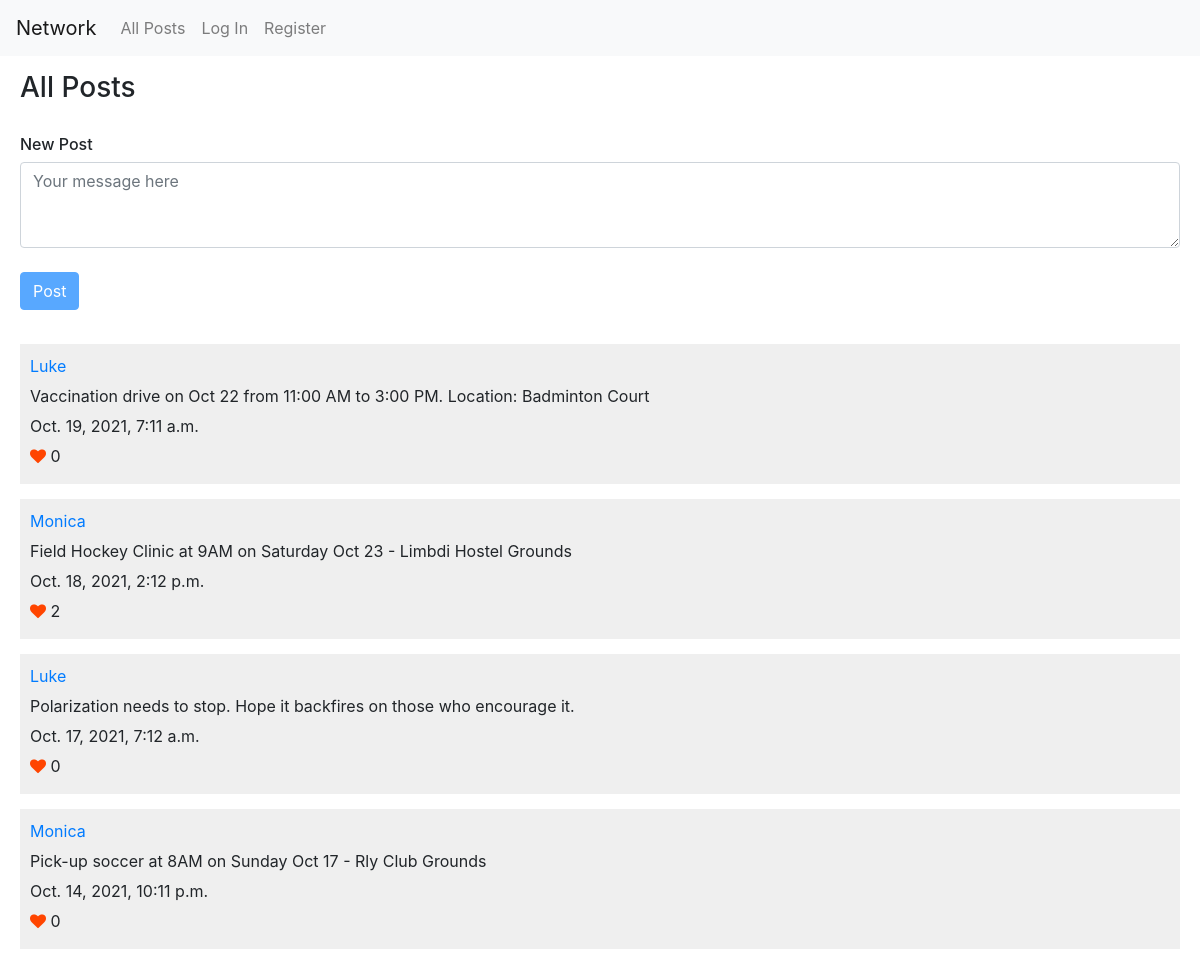
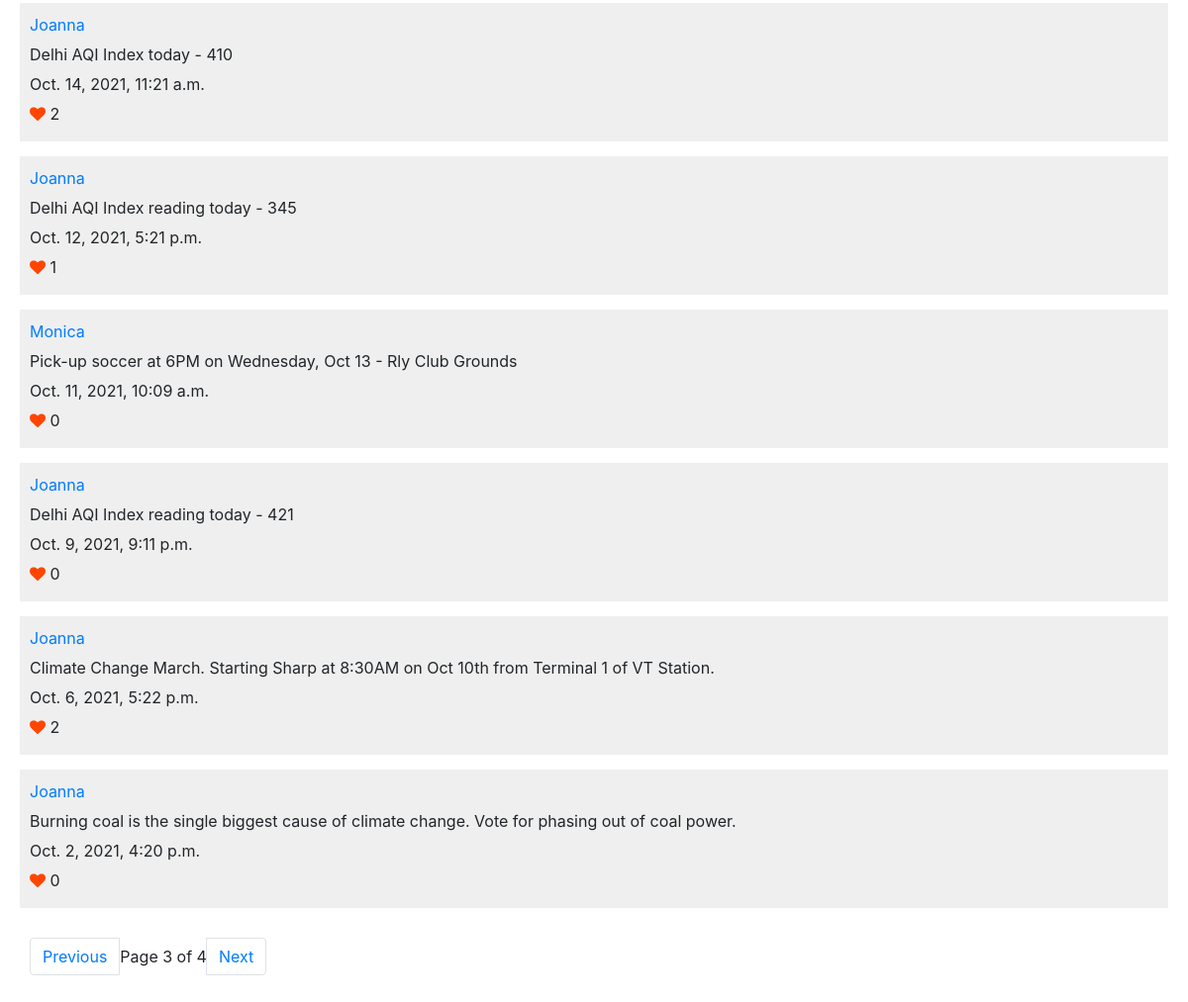
/?page=3, run on the app's committed database (2 pictures, top to bottom).
### network/models.py (models this page shows, shortened)
class Post(models.Model):
    user = models.ForeignKey(User, on_delete=models.CASCADE, related_name="posts")
    content = models.CharField(max_length = 200)
    created_at = models.DateTimeField(auto_now_add=True)
    updated_at = models.DateTimeField(auto_now=True)
    likes_count = models.IntegerField(default=0)

class User(AbstractUser):
    follower_count = models.IntegerField(default=0)
    following_count = models.IntegerField(default=0)

### network/views.py (the view)
# urls.py: path("", views.index, name="index"),
def index(request):
    posts = Post.objects.all()
    posts = posts.order_by("-created_at")
    page_obj = get_page_obj(posts, request)
    return render(request, 'network/index.html', {'page_obj': page_obj})

### network/views.py (called while the page is built)
def get_page_obj (datalist, request):
    paginator = Paginator (datalist, 10)
    page_number = request.GET.get('page')
    page_obj = paginator.get_page(page_number)
    return page_obj

### network/templates/network/index.html (shortened to what this page needs)
{% extends "network/layout.html" %}
{% load static %}
{% block body %}
<h3 class="page-hdr">All Posts</h3>
<div id="new-post">
    <h6>New Post</h6>
    <form id="post-form">
        <textarea class="form-control" rows="3" id="post-content" maxlength="256" placeholder="Your message here"></textarea><br />
        <input id="submit-button" class="btn btn-primary" type="submit"  value="Post" disabled>
    </form>
</div>
{% include "network/postsview.html" %}
{% endblock %}

### network/templates/network/postsview.html (shortened to what this page needs)
﻿<div id="posts-view">
    <div id="posts">
        {% for post in page_obj %}
        <div class="post">
            <a href="{% url 'profile'  post.user.id %}">{{ post.user.username }}</a><br>
            <div name="post_read_view">
                <span class="content">{{ post.content }}</span>
            </div>
            <span class="created_at">{{ post.created_at }}</span><br>
            <i class="fa fa-heart like_toggle"  name ="like_icon" data-pid="{{post.id}}" style="color:orangered"></i> <span class="likes_count">{{ post.likes_count }}</span><br>
        </div>
        {% endfor %}
    </div>
    <ul class="pagination">
            {% if page_obj.has_previous %}
                <li class="page-item"><a class="page-link" href="?page={{ page_obj.previous_page_number }}">Previous</a></li>
             {% endif %}
            <li class="page-item" style="display: inline-flex; align-items: center;">
                Page {{ page_obj.number }} of {{ page_obj.paginator.num_pages }}
            </li>
            {% if page_obj.has_next %}
                <li class="page-item"><a class="page-link" href="?page={{ page_obj.next_page_number }}">Next</a></li>
            {% endif %}
    </ul>
</div>

### network/static/network/styles.css (style rules this page uses)
.page-hdr { margin-top:15px; margin-bottom: 20px; margin-left: 20px; display: inline-block; }
#posts, #new-post { margin-left: 20px; margin-top: 10px; margin-right: 20px; }
.post { margin-bottom: 15px; background-color:#efefef; padding:10px; }
.post a, .post span { display: inline-block; margin-bottom: 6px; }
.pagination { margin:30px; }
.like_toggle { cursor: pointer; }

### data on the page
Post: user.username "Luke", content "Vaccination drive on Oct 22 from 11:00 AM to 3:00 PM. Location: Badminton Court", created_at "Oct. 19, 2021, 7:11 a.m.", likes_count "0"
Post: user.username "Monica", content "Field Hockey Clinic at 9AM on Saturday Oct 23 - Limbdi Hostel Grounds", created_at "Oct. 18, 2021, 2:12 p.m.", likes_count "2"
Post: user.username "Luke", content "Polarization needs to stop. Hope it backfires on those who encourage it.", created_at "Oct. 17, 2021, 7:12 a.m.", likes_count "0"
Post: user.username "Monica", content "Pick-up soccer at 8AM on Sunday Oct 17 - Rly Club Grounds", created_at "Oct. 14, 2021, 10:11 p.m.", likes_count "0"
Post: user.username "Joanna", content "Delhi AQI Index today - 410", created_at "Oct. 14, 2021, 11:21 a.m.", likes_count "2"
Post: user.username "Joanna", content "Delhi AQI Index reading today - 345", created_at "Oct. 12, 2021, 5:21 p.m.", likes_count "1"
Post: user.username "Monica", content "Pick-up soccer at 6PM on Wednesday, Oct 13 - Rly Club Grounds", created_at "Oct. 11, 2021, 10:09 a.m.", likes_count "0"
Post: user.username "Joanna", content "Delhi AQI Index reading today - 421", created_at "Oct. 9, 2021, 9:11 p.m.", likes_count "0"
Post: user.username "Joanna", content "Climate Change March. Starting Sharp at 8:30AM on Oct 10th from Terminal 1 of VT Station.", created_at "Oct. 6, 2021, 5:22 p.m.", likes_count "2"
Post: user.username "Joanna", content "Burning coal is the single biggest cause of climate change. Vote for phasing out of coal power.", created_at "Oct. 2, 2021, 4:20 p.m.", likes_count "0"

### other printed values
{{ page_obj.number }} "3"
{{ page_obj.paginator.num_pages }} "4"
